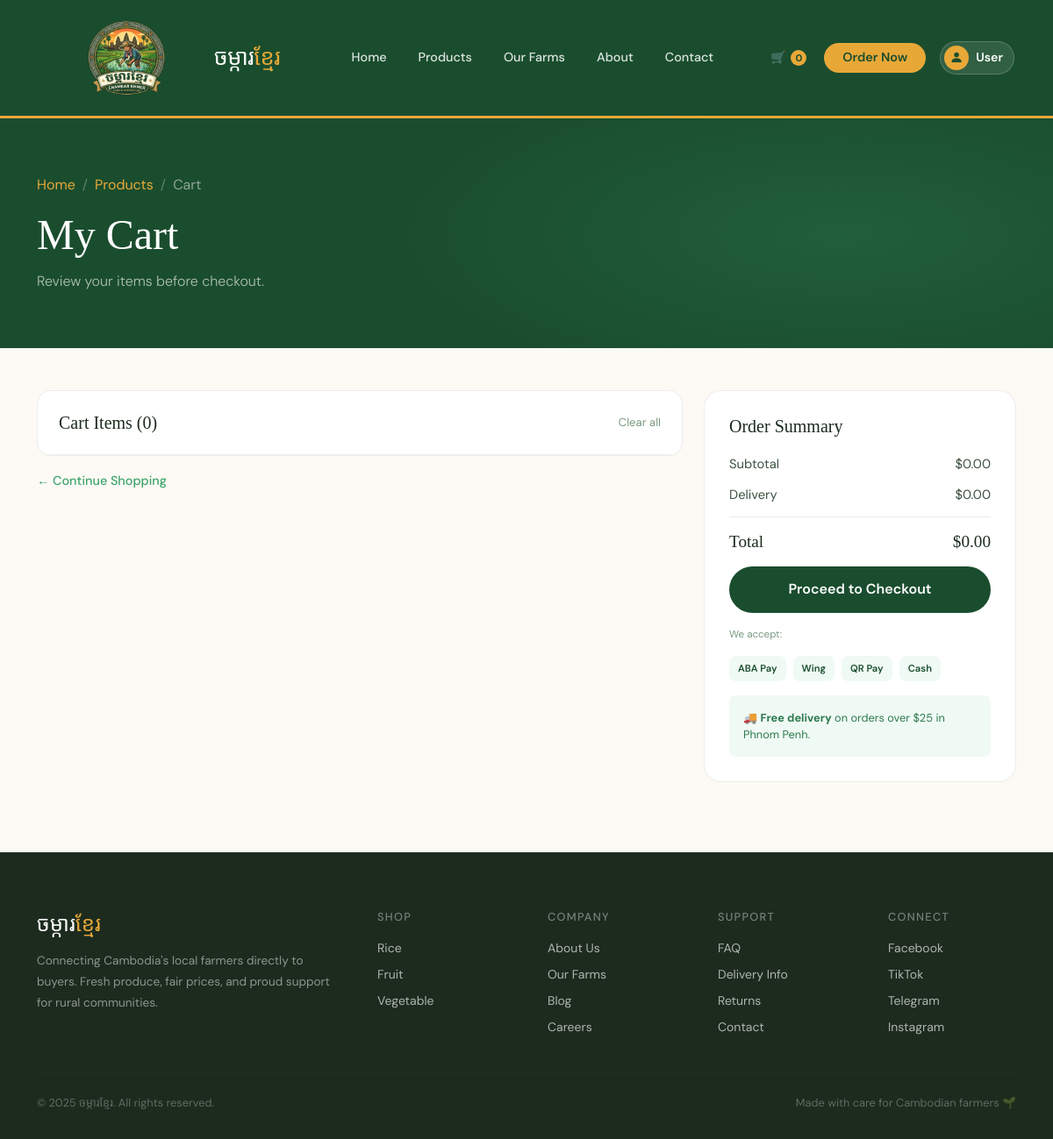
The page /cart on the database its author committed.
### models/category.py (models this page shows, shortened)
class Category(db.Model):
    __tablename__ = 'category'
    id = db.Column(db.Integer, primary_key=True)
    name = db.Column(db.String(100), nullable=False, unique=True)
    description = db.Column(db.Text, nullable=True)
    image = db.Column(db.String(255), nullable=True)
    _product_count = db.Column('product_count', db.Integer, default=0, nullable=True)
    @property
    def product_count(self):
        try:
            from models.product import Product
            cat_name = (self.name or '').strip().lower()
            count = Product.query.filter(
                (Product.category_id == self.id) |
                (db.func.lower(Product.category) == cat_name) |
                (Product.category.ilike(f"%{cat_name}%"))
            ).count()
            return count
        except Exception:
            return self._product_count or 0

### front/cart.py (the view, shortened to what this page needs)
@front_bp.get('/cart')
def cart():
    cart_list = request.cookies.get('cart_list')
    cart_list = json.loads(cart_list) if cart_list else []
    clean_cart = []
    DELIVERY_FEE = 0.00
    FREE_DELIVERY = 25.00
    subtotal = sum(item['qty'] * item['price'] for item in clean_cart)
    delivery = 0.00 if subtotal >= FREE_DELIVERY else DELIVERY_FEE
    total    = subtotal + delivery
    return render_template('front/cart.html',
                        cart_list=clean_cart,
                        subtotal=subtotal,
                        delivery=delivery,
                        total=total
    )

### app.py (called while the page is built)
@app.context_processor
def inject_defaults():
    try:
        cart_cookie = request.cookies.get('cart_list')
        cart_list = json.loads(cart_cookie) if cart_cookie else []
    except Exception:
        cart_list = []
    try:
        from models.category import Category
        categories = Category.query.order_by(Category.id.asc()).all()
    except Exception:
        categories = []
    try:
        from models.order import Order
        pending_order_count = Order.query.filter(
            db.func.lower(Order.status) == 'pending'
        ).count()
    except Exception:
        pending_order_count = 0
    return dict(cart_list=cart_list, categories=categories, pending_order_count=pending_order_count)

### front/cart.py (called while the page is built)
@front_bp.context_processor
def navbar():
    cart_list = request.cookies.get('cart_list')
    cart_list = json.loads(cart_list) if cart_list else []
    return dict(cart_list= cart_list)

### templates/front/cart.html (shortened to what this page needs)
<!DOCTYPE html>
<html lang="en">
<head>
  <link href="https://cdn.jsdelivr.net/npm/bootstrap@5.3.3/dist/css/bootstrap.min.css" rel="stylesheet" />
  <link rel="stylesheet" href="https://cdn.jsdelivr.net/npm/bootstrap-icons@1.11.3/font/bootstrap-icons.css">
  <link href="/static/style/cart.css" rel="stylesheet" />
</head>
<body>
  {% include '/front/share/navbar.html' %}
  <div class="page-hero">
    <div class="container position-relative">
      <nav aria-label="breadcrumb" class="mb-3">
        <ol class="breadcrumb mb-0" style="background:none;padding:0;">
          <li class="breadcrumb-item"><a href="{{ url_for('front_bp.homepage') }}">Home</a></li>
          <li class="breadcrumb-item"><a href="{{ url_for('front_bp.product') }}">Products</a></li>
          <li class="breadcrumb-item active">Cart</li>
        </ol>
      </nav>
      <h1>My Cart</h1>
      <p>Review your items before checkout.</p>
    </div>
  </div>
  <section style="padding:3rem 0 5rem;">
    <div class="container">
      <div class="row g-4">
        <div class="col-lg-8">
          <div class="bg-white rounded-4 border" style="border-color:rgba(0,0,0,0.07)!important;overflow:hidden;">
            <div class="p-3 p-md-4 border-bottom" style="border-color:rgba(0,0,0,0.06)!important;">
              <div class="d-flex justify-content-between align-items-center">
                <h5 style="font-family:'Playfair Display',serif;margin:0;color:var(--text-dark);">Cart Items
                  (<span id="itemCount">{{ cart_list|length }}</span>)</h5>
                <a href="{{ url_for('front_bp.delete_all_items') }}"
                  style="background:none;border:none;color:var(--text-light);font-size:0.82rem;cursor:pointer;text-decoration:none;">Clear
                  all</a>
              </div>
            </div>
          </div>
          <div class="mt-3">
            <a href="{{ url_for('front_bp.product') }}"
              style="color:var(--green-bright);font-size:0.9rem;text-decoration:none;font-weight:500;">← Continue
              Shopping</a>
          </div>
        </div>
        <div class="col-lg-4">
          <div class="cart-summary-card">
            <h5 style="font-family:'Playfair Display',serif;color:var(--text-dark);margin-bottom:1.25rem;">Order Summary
            </h5>
            <div class="summary-row"><span>Subtotal</span><span id="subtotal">${{ '%.2f'|format(subtotal) }}</span>
            </div>
            <div class="summary-row"><span>Delivery</span><span id="delivery">${{ '%.2f'|format(delivery) }}</span>
            </div>
            <div class="summary-row total"><span>Total</span><span id="totalAmt">${{ '%.2f'|format(total) }}</span>
            </div>
            <a href="{{ url_for('front_bp.checkout') }}" class="btn-checkout">Proceed to Checkout</a>
            <div class="mt-3">
              <p style="font-size:0.72rem;color:var(--text-light);margin-bottom:0.5rem;">We accept:</p>
              <div class="payment-icons">
                <div class="payment-icon">ABA Pay</div>
                <div class="payment-icon">Wing</div>
                <div class="payment-icon">QR Pay</div>
                <div class="payment-icon">Cash</div>
              </div>
            </div>
            <div class="mt-3 p-3 rounded-3"
              style="background:var(--green-pale);font-size:0.8rem;color:var(--green-mid);">
              🚚 <strong>Free delivery</strong> on orders over $25 in Phnom Penh.
            </div>
          </div>
        </div>
      </div>
    </div>
  </section>
  {% include '/front/share/footer.html' %}
</body>
</html>

### templates/front/share/footer.html
<footer style="padding:4rem 0 2rem;">
  <div class="container">
    <div class="row g-5">
      <div class="col-lg-4"><div class="footer-brand">ចម្ការ<span>ខ្មែរ</span></div><p class="footer-desc">Connecting Cambodia's local farmers directly to buyers. Fresh produce, fair prices, and proud support for rural communities.</p></div>
      <div class="col-6 col-lg-2">
          <div class="footer-heading">Shop</div>
          {% for cat in categories %}
          <a class="footer-link" href="{{ url_for('front_bp.product', category=cat.name) }}">{{ cat.name }}</a>
          {% endfor %}
      </div>
      <div class="col-6 col-lg-2">
          <div class="footer-heading">Company</div>
          <a class="footer-link" href="{{ url_for('front_bp.about') }}">About Us</a>
          <a class="footer-link" href="{{ url_for('front_bp.our_farm_page') }}">Our Farms</a>
          <a class="footer-link" href="#">Blog</a>
          <a class="footer-link" href="#">Careers</a>
      </div>
      <div class="col-6 col-lg-2"><div class="footer-heading">Support</div>
          <a class="footer-link" href="#">FAQ</a>
          <a class="footer-link" href="#">Delivery Info</a>
          <a class="footer-link" href="#">Returns</a>
          <a class="footer-link" href="{{ url_for('front_bp.contact') }}">Contact</a>
      </div>
      <div class="col-6 col-lg-2"><div class="footer-heading">Connect</div>
          <a class="footer-link" href="#">Facebook</a>
          <a class="footer-link" href="#">TikTok</a>
          <a class="footer-link" href="#">Telegram</a>
          <a class="footer-link" href="#">Instagram</a>
      </div>
    </div>
    <hr class="footer-divider">
    <div class="d-flex flex-column flex-md-row justify-content-between gap-2">
      <p class="footer-bottom mb-0">© 2025 ចម្ការខ្មែរ. All rights reserved.</p>
      <p class="footer-bottom mb-0">Made with care for Cambodian farmers 🌱</p>
    </div>
  </div>
</footer>

### static/style/cart.css (style rules this page uses)
* { box-sizing: border-box; margin: 0; padding: 0; }
body { font-family: 'DM Sans', sans-serif; background: var(--cream); color: var(--text-dark); overflow-x: hidden; }
h1,h2,h3,h4,.display-font { font-family: 'Playfair Display', serif; }
footer { background: var(--text-dark); color: rgba(255,255,255,0.75); }
.footer-brand { font-family: 'Playfair Display', serif; font-size: 1.5rem; color: #fff; }
.footer-brand span { color: var(--gold); }
.footer-desc { font-size: 0.85rem; line-height: 1.75; color: rgba(255,255,255,0.5); margin-top: 0.75rem; }
.footer-heading { font-size: 0.8rem; font-weight: 500; letter-spacing: 0.1em; text-transform: uppercase; color: rgba(255,255,255,0.4); margin-bottom: 1rem; }
.footer-link { display: block; font-size: 0.875rem; color: rgba(255,255,255,0.65); text-decoration: none; margin-bottom: 0.55rem; transition: color 0.2s; }
.footer-divider { border-color: rgba(255,255,255,0.08); margin: 2rem 0 1.5rem; }
.footer-bottom { font-size: 0.8rem; color: rgba(255,255,255,0.3); }
.page-hero { background: var(--green-deep); padding: 4rem 0 3rem; position: relative; overflow: hidden; }
.page-hero::before { content: ''; position: absolute; inset: 0; background: radial-gradient(ellipse 60% 100% at 80% 50%, rgba(62,163,107,0.2) 0%, transparent 70%); }
.page-hero h1 { color: #fff; font-size: clamp(2rem,4vw,3rem); margin-bottom: 0.75rem; }
.page-hero p { color: rgba(255,255,255,0.65); font-size: 1rem; font-weight: 300; max-width: 500px; }
.breadcrumb-item a { color: var(--gold); text-decoration: none; }
.breadcrumb-item.active { color: rgba(255,255,255,0.5); }
.breadcrumb-item+.breadcrumb-item::before { color: rgba(255,255,255,0.3); }
.cart-summary-card { background: #fff; border-radius: 20px; border: 1px solid rgba(0,0,0,0.07); padding: 1.75rem; position: sticky; top: 90px; }
.summary-row { display: flex; justify-content: space-between; align-items: center; margin-bottom: 0.85rem; font-size: 0.92rem; color: var(--text-mid); }
.summary-row.total { font-family: 'Playfair Display', serif; font-size: 1.2rem; color: var(--text-dark); font-weight: 500; border-top: 1px solid rgba(0,0,0,0.08); padding-top: 0.85rem; margin-top: 0.5rem; }
.btn-checkout { background: var(--green-deep); color: #fff; font-weight: 600; font-size: 1rem; padding: 0.9rem; border-radius: 50px; border: none; width: 100%; transition: background 0.2s, transform 0.2s; cursor: pointer; text-decoration: none; display: block; text-align: center; }
.payment-icons { display: flex; gap: 8px; margin-top: 1rem; }
.payment-icon { background: var(--green-pale); border-radius: 8px; padding: 6px 10px; font-size: 0.7rem; color: var(--green-deep); font-weight: 600; }

### rows shown on the page
Category: name "Rice"
Category: name "Fruit"
Category: name "Vegetable"

### other values the page prints
{{ cart_list | sum(attribute='qty') }} "0"
{{ cart_list|length }} "0"
{{ '%.2f'|format(subtotal) }} "0.00"
{{ '%.2f'|format(delivery) }} "0.00"
{{ '%.2f'|format(total) }} "0.00"
